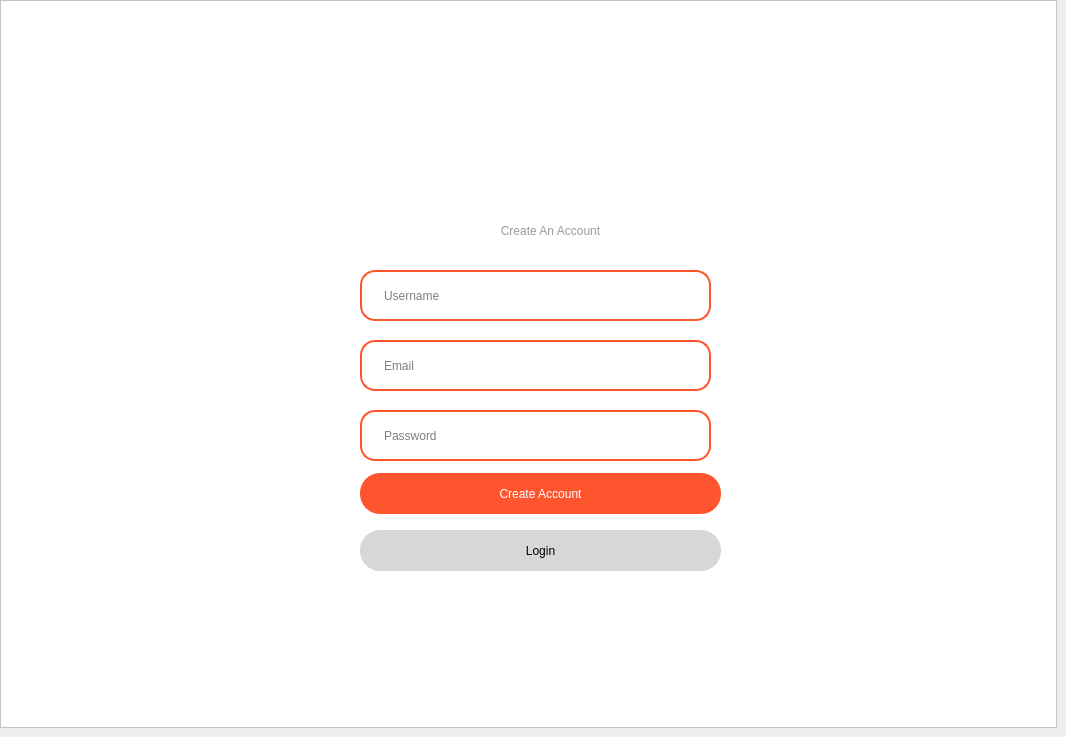
    <widget class="QWidget" name="create">
     <widget class="QFrame" name="frame_20">
      <property name="geometry">
       <rect>
        <x>0</x>
        <y>0</y>
        <width>1057</width>
        <height>728</height>
       </rect>
      </property>
      <property name="sizePolicy">
       <sizepolicy hsizetype="Preferred" vsizetype="Preferred">
        <horstretch>0</horstretch>
        <verstretch>0</verstretch>
       </sizepolicy>
      </property>
      <property name="minimumSize">
       <size>
        <width>1057</width>
        <height>728</height>
       </size>
      </property>
      <property name="maximumSize">
       <size>
        <width>1057</width>
        <height>728</height>
       </size>
      </property>
      <property name="styleSheet">
       <string notr="true">background-color: rgb(255, 255, 255);</string>
      </property>
      <property name="frameShape">
       <enum>QFrame::StyledPanel</enum>
      </property>
      <property name="frameShadow">
       <enum>QFrame::Raised</enum>
      </property>
      <widget class="QLabel" name="label_43">
       <property name="geometry">
        <rect>
         <x>210</x>
         <y>210</y>
         <width>681</width>
         <height>41</height>
        </rect>
       </property>
       <property name="styleSheet">
        <string notr="true">font: 81 20pt &quot;Urbanist ExtraBold&quot;;
color: rgba(0, 0, 0, 100);
background-color: rgb(255, 255, 255);</string>
       </property>
       <property name="text">
        <string>Create An Account</string>
       </property>
       <property name="alignment">
        <set>Qt::AlignCenter</set>
       </property>
       <property name="wordWrap">
        <bool>true</bool>
       </property>
      </widget>
      <widget class="QPushButton" name="start_3">
       <property name="geometry">
        <rect>
         <x>360</x>
         <y>530</y>
         <width>361</width>
         <height>41</height>
        </rect>
       </property>
       <property name="styleSheet">
        <string notr="true">QPushButton{
background-color:rgba(0, 0, 0, 40);
color: rgb(0, 0, 0);
border-radius: 20px;
font: 63 10pt &quot;Urbanist SemiBold&quot;;
}
QPushButton:hover{
background-color:rgba(0, 0, 0, 10);
}</string>
       </property>
       <property name="text">
        <string>Login</string>
       </property>
       <property name="iconSize">
        <size>
         <width>24</width>
         <height>24</height>
        </size>
       </property>
      </widget>
      <widget class="QPushButton" name="personeel_3">
       <property name="geometry">
        <rect>
         <x>360</x>
         <y>473</y>
         <width>361</width>
         <height>41</height>
        </rect>
       </property>
       <property name="styleSheet">
        <string notr="true">QPushButton{
background-color: rgb(255, 85, 46);
color: rgb(255, 255, 255);
border-radius: 20px;
font: 63 10pt &quot;Urbanist SemiBold&quot;;
}
QPushButton:hover{
background-color: rgba(255, 85, 46, 150);
}</string>
       </property>
       <property name="text">
        <string>Create Account</string>
       </property>
       <property name="iconSize">
        <size>
         <width>24</width>
         <height>24</height>
        </size>
       </property>
      </widget>
      <widget class="QLabel" name="label_46">
       <property name="geometry">
        <rect>
         <x>500</x>
         <y>160</y>
         <width>71</width>
         <height>51</height>
        </rect>
       </property>
       <property name="styleSheet">
        <string notr="true">font: 81 20pt &quot;Urbanist ExtraBold&quot;;
color: rgba(0, 0, 0, 100);
background-color: rgb(255, 255, 255);</string>
       </property>
       <property name="text">
        <string/>
       </property>
       <property name="pixmap">
        <pixmap resource="resources.qrc">:/assets/m_ai__1_-removebg-preview.png</pixmap>
       </property>
       <property name="scaledContents">
        <bool>true</bool>
       </property>
       <property name="alignment">
        <set>Qt::AlignCenter</set>
       </property>
       <property name="wordWrap">
        <bool>true</bool>
       </property>
      </widget>
      <widget class="QLineEdit" name="userr">
       <property name="geometry">
        <rect>
         <x>360</x>
         <y>270</y>
         <width>351</width>
         <height>51</height>
        </rect>
       </property>
       <property name="styleSheet">
        <string notr="true">QLineEdit{
border: 1.5px solid rgb(255, 85, 46);
border-radius: 15px;
spacing: 10px;
padding-left: 20px;
font: 81 10pt &quot;Urbanist ExtraBold&quot;;
}
QLineEdit:focus {
border-radius: 6px;
border: 4px solid rgb(255, 85, 46);
background-color: transparent;
}
QLineEdit:hover {
background-color: rgba(255, 85, 46, 20);
}</string>
       </property>
       <property name="placeholderText">
        <string>Username</string>
       </property>
      </widget>
      <widget class="QLineEdit" name="email_">
       <property name="geometry">
        <rect>
         <x>360</x>
         <y>340</y>
         <width>351</width>
         <height>51</height>
        </rect>
       </property>
       <property name="styleSheet">
        <string notr="true">QLineEdit{
border: 1.5px solid rgb(255, 85, 46);
border-radius: 15px;
spacing: 10px;
padding-left: 20px;
font: 81 10pt &quot;Urbanist ExtraBold&quot;;
}
QLineEdit:focus {
border-radius: 6px;
border: 4px solid rgb(255, 85, 46);
background-color: transparent;
}
QLineEdit:hover {
background-color: rgba(255, 85, 46, 20);
}</string>
       </property>
       <property name="placeholderText">
        <string>Email</string>
       </property>
      </widget>
      <widget class="QLineEdit" name="password_">
       <property name="geometry">
        <rect>
         <x>360</x>
         <y>410</y>
         <width>351</width>
         <height>51</height>
        </rect>
       </property>
       <property name="styleSheet">
        <string notr="true">QLineEdit{
border: 1.5px solid rgb(255, 85, 46);
border-radius: 15px;
spacing: 10px;
padding-left: 20px;
font: 81 10pt &quot;Urbanist ExtraBold&quot;;
}
QLineEdit:focus {
border-radius: 6px;
border: 4px solid rgb(255, 85, 46);
background-color: transparent;
}
QLineEdit:hover {
background-color: rgba(255, 85, 46, 20);
}</string>
       </property>
       <property name="placeholderText">
        <string>Password</string>
       </property>
      </widget>
     </widget>
    </widget>
